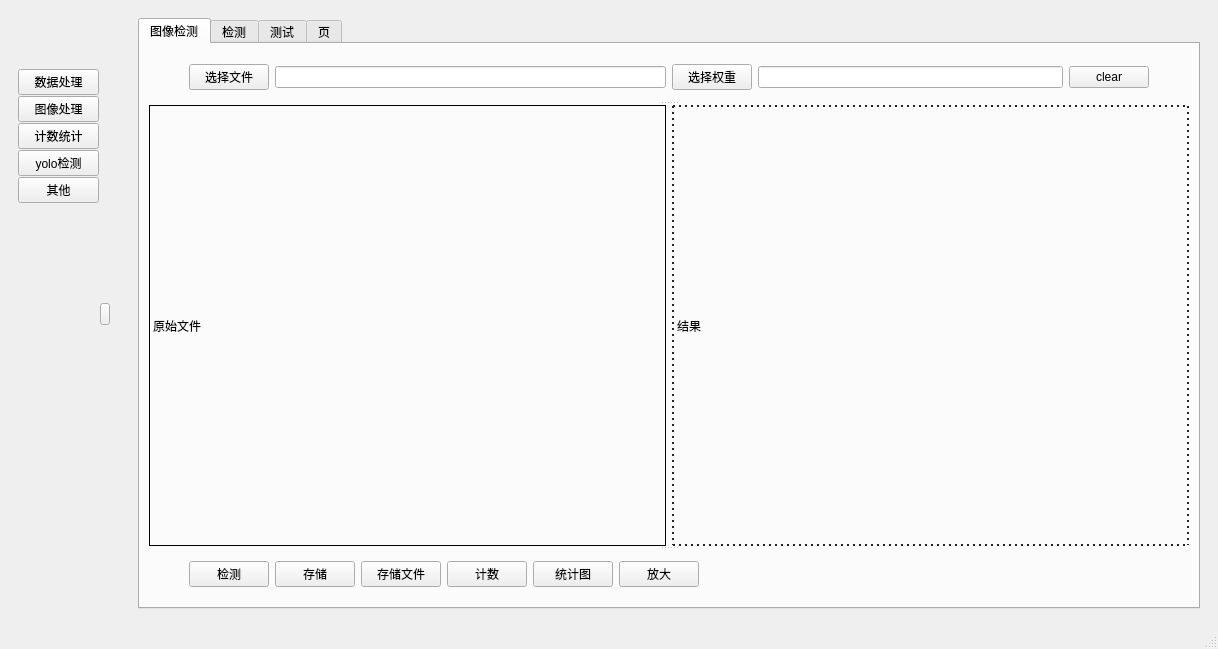
<?xml version="1.0" encoding="UTF-8"?>
<ui version="4.0">
 <class>MainWindow</class>
 <widget class="QMainWindow" name="MainWindow">
  <property name="geometry">
   <rect>
    <x>0</x>
    <y>0</y>
    <width>1218</width>
    <height>649</height>
   </rect>
  </property>
  <property name="windowTitle">
   <string>MainWindow</string>
  </property>
  <widget class="QWidget" name="centralwidget">
   <layout class="QGridLayout" name="gridLayout">
    <item row="0" column="0">
     <layout class="QHBoxLayout" name="horizontalLayout_3" stretch="1,9">
      <property name="spacing">
       <number>0</number>
      </property>
      <item>
       <widget class="QWidget" name="widget_side" native="true">
        <layout class="QGridLayout" name="gridLayout_3">
         <item row="0" column="0">
          <layout class="QHBoxLayout" name="horizontalLayout_4" stretch="2,0">
           <property name="spacing">
            <number>1</number>
           </property>
           <item>
            <layout class="QVBoxLayout" name="verticalLayout_4" stretch="1,0,8">
             <item>
              <spacer name="verticalSpacer_3">
               <property name="orientation">
                <enum>Qt::Vertical</enum>
               </property>
               <property name="sizeHint" stdset="0">
                <size>
                 <width>20</width>
                 <height>40</height>
                </size>
               </property>
              </spacer>
             </item>
             <item>
              <layout class="QVBoxLayout" name="verticalLayout_2">
               <item>
                <widget class="QPushButton" name="btn_home_dataset">
                 <property name="text">
                  <string>数据处理</string>
                 </property>
                </widget>
               </item>
               <item>
                <widget class="QPushButton" name="btn_home_img_process">
                 <property name="text">
                  <string>图像处理</string>
                 </property>
                </widget>
               </item>
               <item>
                <widget class="QPushButton" name="btn_home_count">
                 <property name="text">
                  <string>计数统计</string>
                 </property>
                </widget>
               </item>
               <item>
                <widget class="QPushButton" name="btn_home_yolo">
                 <property name="text">
                  <string>yolo检测</string>
                 </property>
                </widget>
               </item>
               <item>
                <widget class="QPushButton" name="btn_home_other">
                 <property name="text">
                  <string>其他</string>
                 </property>
                </widget>
               </item>
              </layout>
             </item>
             <item>
              <spacer name="verticalSpacer_4">
               <property name="orientation">
                <enum>Qt::Vertical</enum>
               </property>
               <property name="sizeHint" stdset="0">
                <size>
                 <width>20</width>
                 <height>40</height>
                </size>
               </property>
              </spacer>
             </item>
            </layout>
           </item>
           <item>
            <layout class="QVBoxLayout" name="verticalLayout_3">
             <item>
              <spacer name="verticalSpacer_2">
               <property name="orientation">
                <enum>Qt::Vertical</enum>
               </property>
               <property name="sizeHint" stdset="0">
                <size>
                 <width>20</width>
                 <height>40</height>
                </size>
               </property>
              </spacer>
             </item>
             <item>
              <widget class="QPushButton" name="btn_side">
               <property name="maximumSize">
                <size>
                 <width>10</width>
                 <height>16777215</height>
                </size>
               </property>
               <property name="text">
                <string/>
               </property>
               <property name="icon">
                <iconset resource="mres.qrc">
                 <normaloff>:/images/ico/ico_left.png</normaloff>:/images/ico/ico_left.png</iconset>
               </property>
              </widget>
             </item>
             <item>
              <spacer name="verticalSpacer">
               <property name="orientation">
                <enum>Qt::Vertical</enum>
               </property>
               <property name="sizeHint" stdset="0">
                <size>
                 <width>20</width>
                 <height>40</height>
                </size>
               </property>
              </spacer>
             </item>
            </layout>
           </item>
          </layout>
         </item>
        </layout>
       </widget>
      </item>
      <item>
       <widget class="QStackedWidget" name="stackedWidget">
        <property name="currentIndex">
         <number>2</number>
        </property>
        <widget class="QWidget" name="page_home">
         <widget class="QLabel" name="label">
          <property name="geometry">
           <rect>
            <x>291</x>
            <y>40</y>
            <width>111</width>
            <height>21</height>
           </rect>
          </property>
          <property name="font">
           <font>
            <family>Alef</family>
            <pointsize>11</pointsize>
           </font>
          </property>
          <property name="text">
           <string>Home</string>
          </property>
          <property name="alignment">
           <set>Qt::AlignCenter</set>
          </property>
         </widget>
        </widget>
        <widget class="QWidget" name="page_img">
         <layout class="QGridLayout" name="gridLayout_2">
          <item row="0" column="0">
           <widget class="QTabWidget" name="tabWidget">
            <property name="tabPosition">
             <enum>QTabWidget::West</enum>
            </property>
            <property name="tabShape">
             <enum>QTabWidget::Triangular</enum>
            </property>
            <property name="currentIndex">
             <number>0</number>
            </property>
            <widget class="QWidget" name="tab_detect_count">
             <attribute name="title">
              <string>识别计数</string>
             </attribute>
            </widget>
            <widget class="QWidget" name="tab">
             <attribute name="title">
              <string>阈值分割</string>
             </attribute>
             <layout class="QGridLayout" name="gridLayout_4">
              <item row="0" column="0">
               <layout class="QVBoxLayout" name="verticalLayout" stretch="8,0">
                <item>
                 <layout class="QHBoxLayout" name="horizontalLayout">
                  <item>
                   <widget class="QLabel" name="label_v_src">
                    <property name="sizePolicy">
                     <sizepolicy hsizetype="Preferred" vsizetype="Preferred">
                      <horstretch>0</horstretch>
                      <verstretch>0</verstretch>
                     </sizepolicy>
                    </property>
                    <property name="minimumSize">
                     <size>
                      <width>360</width>
                      <height>240</height>
                     </size>
                    </property>
                    <property name="styleSheet">
                     <string notr="true">border: 1px solid black;</string>
                    </property>
                    <property name="text">
                     <string>原始图像</string>
                    </property>
                   </widget>
                  </item>
                  <item>
                   <widget class="QLabel" name="label_v_dst">
                    <property name="sizePolicy">
                     <sizepolicy hsizetype="Preferred" vsizetype="Preferred">
                      <horstretch>0</horstretch>
                      <verstretch>0</verstretch>
                     </sizepolicy>
                    </property>
                    <property name="minimumSize">
                     <size>
                      <width>360</width>
                      <height>240</height>
                     </size>
                    </property>
                    <property name="styleSheet">
                     <string notr="true">border:2px dotted #242424;</string>
                    </property>
                    <property name="text">
                     <string>结果</string>
                    </property>
                    <property name="textFormat">
                     <enum>Qt::AutoText</enum>
                    </property>
                   </widget>
                  </item>
                 </layout>
                </item>
                <item>
                 <layout class="QHBoxLayout" name="horizontalLayout_6" stretch="0,1,0">
                  <item>
                   <spacer name="horizontalSpacer_4">
                    <property name="orientation">
                     <enum>Qt::Horizontal</enum>
                    </property>
                    <property name="sizeType">
                     <enum>QSizePolicy::Preferred</enum>
                    </property>
                    <property name="sizeHint" stdset="0">
                     <size>
                      <width>40</width>
                      <height>20</height>
                     </size>
                    </property>
                   </spacer>
                  </item>
                  <item>
                   <layout class="QHBoxLayout" name="horizontalLayout_2" stretch="0,2,0,0">
                    <property name="sizeConstraint">
                     <enum>QLayout::SetMinimumSize</enum>
                    </property>
                    <item>
                     <widget class="QPushButton" name="btn_open_img">
                      <property name="maximumSize">
                       <size>
                        <width>80</width>
                        <height>16777215</height>
                       </size>
                      </property>
                      <property name="text">
                       <string>选择图像</string>
                      </property>
                     </widget>
                    </item>
                    <item>
                     <widget class="QSlider" name="horizontalSlider">
                      <property name="maximum">
                       <number>255</number>
                      </property>
                      <property name="value">
                       <number>20</number>
                      </property>
                      <property name="orientation">
                       <enum>Qt::Horizontal</enum>
                      </property>
                     </widget>
                    </item>
                    <item>
                     <widget class="QSpinBox" name="spinBox_thresh">
                      <property name="sizePolicy">
                       <sizepolicy hsizetype="Preferred" vsizetype="Fixed">
                        <horstretch>0</horstretch>
                        <verstretch>0</verstretch>
                       </sizepolicy>
                      </property>
                      <property name="maximumSize">
                       <size>
                        <width>300</width>
                        <height>16777215</height>
                       </size>
                      </property>
                      <property name="maximum">
                       <number>255</number>
                      </property>
                      <property name="value">
                       <number>20</number>
                      </property>
                     </widget>
                    </item>
                    <item>
                     <widget class="QPushButton" name="btn_v_clear">
                      <property name="maximumSize">
                       <size>
                        <width>60</width>
                        <height>16777215</height>
                       </size>
                      </property>
                      <property name="text">
                       <string>clear</string>
                      </property>
                     </widget>
                    </item>
                   </layout>
                  </item>
                  <item>
                   <spacer name="horizontalSpacer_6">
                    <property name="orientation">
                     <enum>Qt::Horizontal</enum>
                    </property>
                    <property name="sizeType">
                     <enum>QSizePolicy::Preferred</enum>
                    </property>
                    <property name="sizeHint" stdset="0">
                     <size>
                      <width>40</width>
                      <height>20</height>
                     </size>
                    </property>
                   </spacer>
                  </item>
                 </layout>
                </item>
               </layout>
              </item>
             </layout>
            </widget>
            <widget class="QWidget" name="tab_2">
             <attribute name="title">
              <string>待定</string>
             </attribute>
            </widget>
           </widget>
          </item>
         </layout>
        </widget>
        <widget class="QWidget" name="page_yolo">
         <layout class="QGridLayout" name="gridLayout_5">
          <item row="0" column="0">
           <widget class="QTabWidget" name="tabWidget_2">
            <property name="currentIndex">
             <number>0</number>
            </property>
            <widget class="QWidget" name="tab_yolo_detect">
             <attribute name="title">
              <string>图像检测</string>
             </attribute>
             <layout class="QGridLayout" name="gridLayout_6">
              <item row="0" column="0">
               <widget class="QSplitter" name="splitter">
                <property name="orientation">
                 <enum>Qt::Vertical</enum>
                </property>
                <widget class="QWidget" name="layoutWidget">
                 <layout class="QHBoxLayout" name="horizontalLayout_7">
                  <item>
                   <spacer name="horizontalSpacer_5">
                    <property name="orientation">
                     <enum>Qt::Horizontal</enum>
                    </property>
                    <property name="sizeType">
                     <enum>QSizePolicy::Minimum</enum>
                    </property>
                    <property name="sizeHint" stdset="0">
                     <size>
                      <width>40</width>
                      <height>20</height>
                     </size>
                    </property>
                   </spacer>
                  </item>
                  <item>
                   <layout class="QHBoxLayout" name="horizontalLayout_5">
                    <property name="sizeConstraint">
                     <enum>QLayout::SetMinimumSize</enum>
                    </property>
                    <item>
                     <widget class="QPushButton" name="btn_yolo_open_file">
                      <property name="text">
                       <string>选择文件</string>
                      </property>
                     </widget>
                    </item>
                    <item>
                     <widget class="QLineEdit" name="lineEdit_yolo_file_path"/>
                    </item>
                    <item>
                     <layout class="QHBoxLayout" name="horizontalLayout_11">
                      <property name="sizeConstraint">
                       <enum>QLayout::SetMinimumSize</enum>
                      </property>
                      <item>
                       <widget class="QPushButton" name="btn_yolo_open_weight">
                        <property name="text">
                         <string>选择权重</string>
                        </property>
                       </widget>
                      </item>
                      <item>
                       <widget class="QLineEdit" name="lineEdit_yolo_weight_path"/>
                      </item>
                     </layout>
                    </item>
                    <item>
                     <widget class="QPushButton" name="btn_yolo_clear">
                      <property name="text">
                       <string>clear</string>
                      </property>
                     </widget>
                    </item>
                   </layout>
                  </item>
                  <item>
                   <spacer name="horizontalSpacer_7">
                    <property name="orientation">
                     <enum>Qt::Horizontal</enum>
                    </property>
                    <property name="sizeType">
                     <enum>QSizePolicy::Preferred</enum>
                    </property>
                    <property name="sizeHint" stdset="0">
                     <size>
                      <width>40</width>
                      <height>20</height>
                     </size>
                    </property>
                   </spacer>
                  </item>
                 </layout>
                </widget>
                <widget class="QWidget" name="layoutWidget_2">
                 <layout class="QHBoxLayout" name="horizontalLayout_8">
                  <item>
                   <widget class="QLabel" name="label_yolo_src">
                    <property name="sizePolicy">
                     <sizepolicy hsizetype="Preferred" vsizetype="Preferred">
                      <horstretch>0</horstretch>
                      <verstretch>0</verstretch>
                     </sizepolicy>
                    </property>
                    <property name="minimumSize">
                     <size>
                      <width>360</width>
                      <height>240</height>
                     </size>
                    </property>
                    <property name="styleSheet">
                     <string notr="true">border: 1px solid black;</string>
                    </property>
                    <property name="text">
                     <string>原始文件</string>
                    </property>
                   </widget>
                  </item>
                  <item>
                   <widget class="QLabel" name="label_yolo_dst">
                    <property name="sizePolicy">
                     <sizepolicy hsizetype="Preferred" vsizetype="Preferred">
                      <horstretch>0</horstretch>
                      <verstretch>0</verstretch>
                     </sizepolicy>
                    </property>
                    <property name="minimumSize">
                     <size>
                      <width>360</width>
                      <height>240</height>
                     </size>
                    </property>
                    <property name="styleSheet">
                     <string notr="true">border:2px dotted #242424;</string>
                    </property>
                    <property name="text">
                     <string>结果</string>
                    </property>
                    <property name="textFormat">
                     <enum>Qt::AutoText</enum>
                    </property>
                   </widget>
                  </item>
                 </layout>
                </widget>
                <widget class="QWidget" name="layoutWidget_3">
                 <layout class="QHBoxLayout" name="horizontalLayout_9">
                  <item>
                   <spacer name="horizontalSpacer_3">
                    <property name="orientation">
                     <enum>Qt::Horizontal</enum>
                    </property>
                    <property name="sizeType">
                     <enum>QSizePolicy::Minimum</enum>
                    </property>
                    <property name="sizeHint" stdset="0">
                     <size>
                      <width>40</width>
                      <height>20</height>
                     </size>
                    </property>
                   </spacer>
                  </item>
                  <item>
                   <layout class="QHBoxLayout" name="horizontalLayout_10">
                    <item>
                     <widget class="QPushButton" name="btn_yolo_detect">
                      <property name="text">
                       <string>检测</string>
                      </property>
                     </widget>
                    </item>
                    <item>
                     <widget class="QPushButton" name="btn_yolo_save">
                      <property name="text">
                       <string>存储</string>
                      </property>
                     </widget>
                    </item>
                    <item>
                     <widget class="QPushButton" name="btn_yolo_save_file">
                      <property name="text">
                       <string>存储文件</string>
                      </property>
                     </widget>
                    </item>
                    <item>
                     <widget class="QPushButton" name="btn_yolo_count">
                      <property name="text">
                       <string>计数</string>
                      </property>
                     </widget>
                    </item>
                    <item>
                     <widget class="QPushButton" name="btn_yolo_draw_count">
                      <property name="text">
                       <string>统计图</string>
                      </property>
                     </widget>
                    </item>
                    <item>
                     <widget class="QPushButton" name="btn_yolo_big_show">
                      <property name="text">
                       <string>放大</string>
                      </property>
                     </widget>
                    </item>
                   </layout>
                  </item>
                  <item>
                   <spacer name="horizontalSpacer">
                    <property name="orientation">
                     <enum>Qt::Horizontal</enum>
                    </property>
                    <property name="sizeHint" stdset="0">
                     <size>
                      <width>40</width>
                      <height>20</height>
                     </size>
                    </property>
                   </spacer>
                  </item>
                  <item>
                   <spacer name="horizontalSpacer_2">
                    <property name="orientation">
                     <enum>Qt::Horizontal</enum>
                    </property>
                    <property name="sizeType">
                     <enum>QSizePolicy::Minimum</enum>
                    </property>
                    <property name="sizeHint" stdset="0">
                     <size>
                      <width>40</width>
                      <height>20</height>
                     </size>
                    </property>
                   </spacer>
                  </item>
                 </layout>
                </widget>
               </widget>
              </item>
             </layout>
            </widget>
            <widget class="QWidget" name="tab_yolo_img">
             <attribute name="title">
              <string>检测</string>
             </attribute>
             <widget class="QSplitter" name="splitter_2">
              <property name="geometry">
               <rect>
                <x>90</x>
                <y>20</y>
                <width>861</width>
                <height>461</height>
               </rect>
              </property>
              <property name="orientation">
               <enum>Qt::Vertical</enum>
              </property>
              <widget class="QWidget" name="layoutWidget_4">
               <layout class="QHBoxLayout" name="horizontalLayout_12">
                <item>
                 <spacer name="horizontalSpacer_8">
                  <property name="orientation">
                   <enum>Qt::Horizontal</enum>
                  </property>
                  <property name="sizeType">
                   <enum>QSizePolicy::Minimum</enum>
                  </property>
                  <property name="sizeHint" stdset="0">
                   <size>
                    <width>40</width>
                    <height>20</height>
                   </size>
                  </property>
                 </spacer>
                </item>
                <item>
                 <layout class="QHBoxLayout" name="horizontalLayout_13">
                  <property name="sizeConstraint">
                   <enum>QLayout::SetMinimumSize</enum>
                  </property>
                  <item>
                   <widget class="QPushButton" name="btn_yolo_open_file_2">
                    <property name="text">
                     <string>选择文件</string>
                    </property>
                   </widget>
                  </item>
                  <item>
                   <widget class="QLineEdit" name="lineEdit_yolo_file_path_2"/>
                  </item>
                  <item>
                   <layout class="QHBoxLayout" name="horizontalLayout_14">
                    <property name="sizeConstraint">
                     <enum>QLayout::SetMinimumSize</enum>
                    </property>
                    <item>
                     <widget class="QPushButton" name="btn_yolo_open_weight_2">
                      <property name="text">
                       <string>选择权重</string>
                      </property>
                     </widget>
                    </item>
                    <item>
                     <widget class="QLineEdit" name="lineEdit_yolo_weight_path_2"/>
                    </item>
                   </layout>
                  </item>
                  <item>
                   <widget class="QPushButton" name="btn_yolo_clear_2">
                    <property name="text">
                     <string>clear</string>
                    </property>
                   </widget>
                  </item>
                 </layout>
                </item>
                <item>
                 <spacer name="horizontalSpacer_9">
                  <property name="orientation">
                   <enum>Qt::Horizontal</enum>
                  </property>
                  <property name="sizeType">
                   <enum>QSizePolicy::Preferred</enum>
                  </property>
                  <property name="sizeHint" stdset="0">
                   <size>
                    <width>40</width>
                    <height>20</height>
                   </size>
                  </property>
                 </spacer>
                </item>
               </layout>
              </widget>
              <widget class="QWidget" name="layoutWidget_5">
               <layout class="QHBoxLayout" name="horizontalLayout_15">
                <item>
                 <widget class="QLabel" name="label_yolo_src_2">
                  <property name="sizePolicy">
                   <sizepolicy hsizetype="Preferred" vsizetype="Preferred">
                    <horstretch>0</horstretch>
                    <verstretch>0</verstretch>
                   </sizepolicy>
                  </property>
                  <property name="minimumSize">
                   <size>
                    <width>360</width>
                    <height>240</height>
                   </size>
                  </property>
                  <property name="styleSheet">
                   <string notr="true">border: 1px solid black;</string>
                  </property>
                  <property name="text">
                   <string>原始文件</string>
                  </property>
                 </widget>
                </item>
                <item>
                 <widget class="QLabel" name="label_yolo_dst_2">
                  <property name="sizePolicy">
                   <sizepolicy hsizetype="Preferred" vsizetype="Preferred">
                    <horstretch>0</horstretch>
                    <verstretch>0</verstretch>
                   </sizepolicy>
                  </property>
                  <property name="minimumSize">
                   <size>
                    <width>360</width>
                    <height>240</height>
                   </size>
                  </property>
                  <property name="styleSheet">
                   <string notr="true">border:2px dotted #242424;</string>
                  </property>
                  <property name="text">
                   <string>结果</string>
                  </property>
                  <property name="textFormat">
                   <enum>Qt::AutoText</enum>
                  </property>
                 </widget>
                </item>
               </layout>
              </widget>
              <widget class="QWidget" name="layoutWidget_6">
               <layout class="QHBoxLayout" name="horizontalLayout_16">
                <item>
                 <spacer name="horizontalSpacer_10">
                  <property name="orientation">
                   <enum>Qt::Horizontal</enum>
                  </property>
                  <property name="sizeType">
                   <enum>QSizePolicy::Minimum</enum>
                  </property>
                  <property name="sizeHint" stdset="0">
                   <size>
                    <width>40</width>
                    <height>20</height>
                   </size>
                  </property>
                 </spacer>
                </item>
                <item>
                 <layout class="QHBoxLayout" name="horizontalLayout_17">
                  <item>
                   <widget class="QPushButton" name="btn_yolo_detect_2">
                    <property name="text">
                     <string>检测</string>
                    </property>
                   </widget>
                  </item>
                  <item>
                   <widget class="QPushButton" name="btn_yolo_save_2">
                    <property name="text">
                     <string>存储</string>
                    </property>
                   </widget>
                  </item>
                  <item>
                   <widget class="QPushButton" name="btn_yolo_save_file_2">
                    <property name="text">
                     <string>存储文件</string>
                    </property>
                   </widget>
                  </item>
                  <item>
                   <widget class="QPushButton" name="btn_yolo_count_2">
                    <property name="text">
                     <string>计数</string>
                    </property>
                   </widget>
                  </item>
                  <item>
                   <widget class="QPushButton" name="btn_yolo_draw_count_2">
                    <property name="text">
                     <string>统计图</string>
                    </property>
                   </widget>
                  </item>
                  <item>
                   <widget class="QPushButton" name="btn_yolo_big_show_2">
                    <property name="text">
                     <string>放大</string>
                    </property>
                   </widget>
                  </item>
                 </layout>
                </item>
                <item>
                 <spacer name="horizontalSpacer_11">
                  <property name="orientation">
                   <enum>Qt::Horizontal</enum>
                  </property>
                  <property name="sizeHint" stdset="0">
                   <size>
                    <width>40</width>
                    <height>20</height>
                   </size>
                  </property>
                 </spacer>
                </item>
                <item>
                 <spacer name="horizontalSpacer_12">
                  <property name="orientation">
                   <enum>Qt::Horizontal</enum>
                  </property>
                  <property name="sizeType">
                   <enum>QSizePolicy::Minimum</enum>
                  </property>
                  <property name="sizeHint" stdset="0">
                   <size>
                    <width>40</width>
                    <height>20</height>
                   </size>
                  </property>
                 </spacer>
                </item>
               </layout>
              </widget>
             </widget>
            </widget>
            <widget class="QWidget" name="tab_3">
             <attribute name="title">
              <string>测试</string>
             </attribute>
             <layout class="QGridLayout" name="gridLayout_7">
              <item row="0" column="0">
               <layout class="QVBoxLayout" name="verticalLayout_5" stretch="1,0">
                <item>
                 <widget class="QLabel" name="label_yolo_test">
                  <property name="text">
                   <string/>
                  </property>
                 </widget>
                </item>
                <item>
                 <layout class="QHBoxLayout" name="horizontalLayout_18">
                  <item>
                   <spacer name="horizontalSpacer_13">
                    <property name="orientation">
                     <enum>Qt::Horizontal</enum>
                    </property>
                    <property name="sizeHint" stdset="0">
                     <size>
                      <width>40</width>
                      <height>20</height>
                     </size>
                    </property>
                   </spacer>
                  </item>
                  <item>
                   <widget class="QPushButton" name="btn_yolo_test">
                    <property name="text">
                     <string>载入</string>
                    </property>
                   </widget>
                  </item>
                  <item>
                   <spacer name="horizontalSpacer_14">
                    <property name="orientation">
                     <enum>Qt::Horizontal</enum>
                    </property>
                    <property name="sizeHint" stdset="0">
                     <size>
                      <width>40</width>
                      <height>20</height>
                     </size>
                    </property>
                   </spacer>
                  </item>
                 </layout>
                </item>
               </layout>
              </item>
             </layout>
            </widget>
            <widget class="QWidget" name="tab_4">
             <attribute name="title">
              <string>页</string>
             </attribute>
             <widget class="QScrollArea" name="scrollArea">
              <property name="geometry">
               <rect>
                <x>70</x>
                <y>80</y>
                <width>311</width>
                <height>201</height>
               </rect>
              </property>
              <property name="widgetResizable">
               <bool>true</bool>
              </property>
              <widget class="QWidget" name="scrollAreaWidgetContents">
               <property name="geometry">
                <rect>
                 <x>0</x>
                 <y>0</y>
                 <width>309</width>
                 <height>199</height>
                </rect>
               </property>
              </widget>
             </widget>
             <widget class="QStackedWidget" name="stackedWidget_2">
              <property name="geometry">
               <rect>
                <x>320</x>
                <y>270</y>
                <width>318</width>
                <height>171</height>
               </rect>
              </property>
              <property name="currentIndex">
               <number>1</number>
              </property>
              <widget class="QWidget" name="page_2"/>
              <widget class="QWidget" name="page_4"/>
             </widget>
             <widget class="QCalendarWidget" name="calendarWidget">
              <property name="geometry">
               <rect>
                <x>360</x>
                <y>30</y>
                <width>296</width>
                <height>215</height>
               </rect>
              </property>
             </widget>
             <widget class="QScrollBar" name="horizontalScrollBar">
              <property name="geometry">
               <rect>
                <x>140</x>
                <y>330</y>
                <width>160</width>
                <height>16</height>
               </rect>
              </property>
              <property name="orientation">
               <enum>Qt::Horizontal</enum>
              </property>
             </widget>
            </widget>
           </widget>
          </item>
         </layout>
        </widget>
        <widget class="QWidget" name="page_3"/>
        <widget class="QWidget" name="page">
         <widget class="QLabel" name="label_2">
          <property name="geometry">
           <rect>
            <x>140</x>
            <y>224</y>
            <width>141</width>
            <height>81</height>
           </rect>
          </property>
          <property name="text">
           <string>数据处理</string>
          </property>
         </widget>
        </widget>
       </widget>
      </item>
     </layout>
    </item>
   </layout>
  </widget>
  <widget class="QMenuBar" name="menubar">
   <property name="geometry">
    <rect>
     <x>0</x>
     <y>0</y>
     <width>1218</width>
     <height>23</height>
    </rect>
   </property>
  </widget>
  <widget class="QStatusBar" name="statusbar"/>
 </widget>
 <resources>
  <include location="mres.qrc"/>
 </resources>
 <connections/>
</ui>
